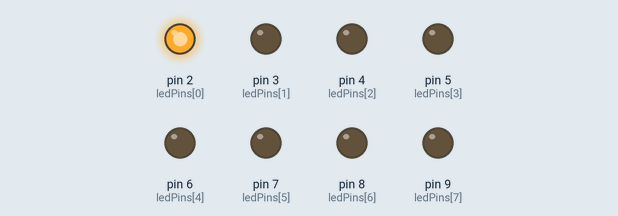
The sketch below on a simulated Arduino Uno, built with avr-gcc and run on an emulated ATmega328P. Shown: output pins drawn as LEDs (lit = HIGH).

Above: at 0.2 s.
At 1.2 s:
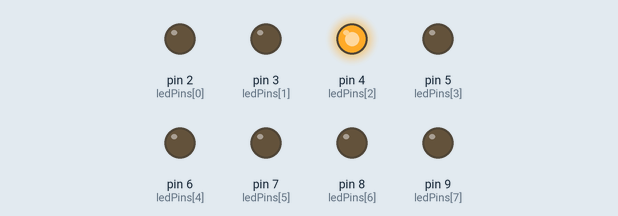
At 1.7 s:
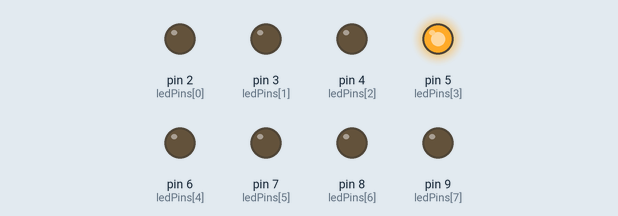
At 2.2 s:
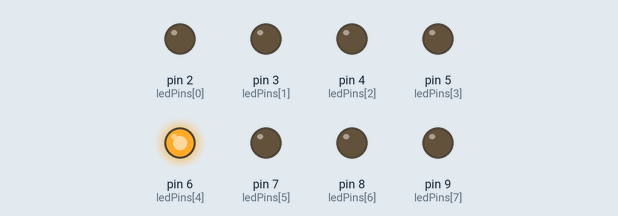
At 3.2 s:
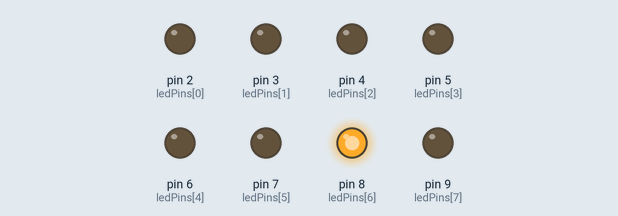
At 4.7 s:
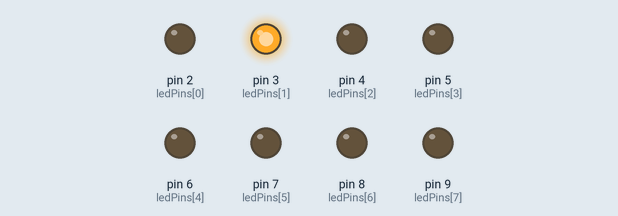
Timing chart, 0 to 5.2 s (numbered marks = the images above):
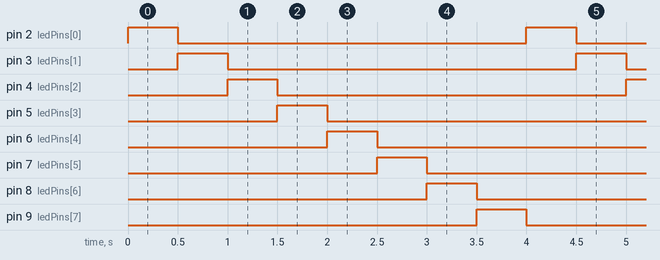

The sketch:

ledCounter.ino
```cpp
const int ledPins[8] = {2, 3, 4, 5, 6, 7, 8, 9};

//int count = 0;

void setup() {
  for(int i = 0; i < 8; i++){

    pinMode(ledPins[i], OUTPUT);
  }
}

void loop() {
  // put your main code here, to run repeatedly:

  for (int i = 0; i < 8; i++) {
    // Turn all LEDs off
    for (int j = 0; j < 8; j++) {
      digitalWrite(ledPins[j], LOW);
    }

    // Turn on the current LED
    digitalWrite(ledPins[i], HIGH);
    delay(500);
  }
}
```

Measured:
- by itself, pin 2 (ledPins[0]), pin 3 (ledPins[1]), pin 4 (ledPins[2]), pin 5 (ledPins[3]), pin 6 (ledPins[4]), pin 7 (ledPins[5]), pin 8 (ledPins[6]), pin 9 (ledPins[7]): alternates HIGH for 0.50 s and LOW for 3.5 s
- by itself, everything shown: repeats every 4.0 s, in 8 steps
